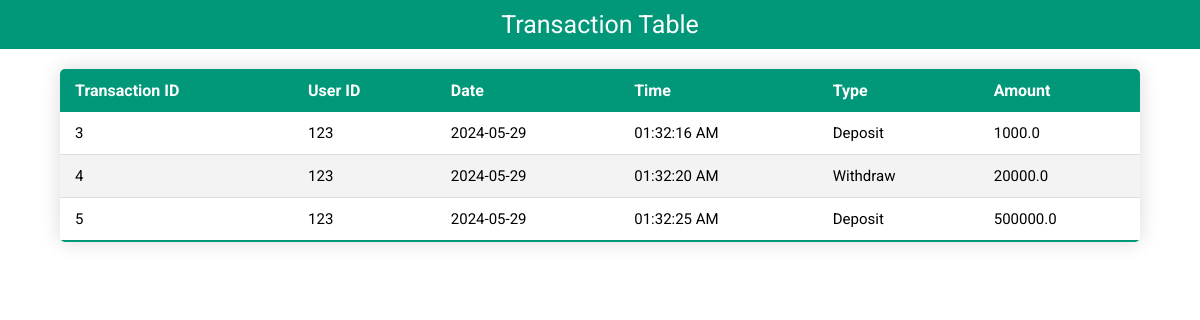
The app's page /table (signed in) with its own data.
### models.py (models this page shows)
class Transaction(db.Model):
    id = db.Column(db.Integer, primary_key=True)
    user_id = db.Column(db.Integer, db.ForeignKey('user.id'), nullable=False)
    balance = db.Column(db.Float, nullable=False, default=0)
    withdraw = db.Column(db.Float, nullable=False, default=0)
    deposit = db.Column(db.Float, nullable=False, default=0)
    date = db.Column(db.Date, nullable=False, default=datetime.now().date())
    time = db.Column(db.Time, nullable=False, default=datetime.now().time())

### routes.py (the view)
    @app.route('/table')
    def table():
        user_id = get_current_user_id()
        if user_id is None:
            return redirect(url_for('login'))
        transactions = Transaction.query.filter_by(user_id=user_id).all()
        return render_template('Table/index.html', transactions=transactions)

### routes.py (called while the page is built)
def get_current_user_id():
    user_id = session.get('user_id')
    if user_id:
        return user_id
    else:
        return None

def table_route(app, db):
    @app.route('/table')
    def table():
        user_id = get_current_user_id()
        if user_id is None:
            return redirect(url_for('login'))
        transactions = Transaction.query.filter_by(user_id=user_id).all()
        return render_template('Table/index.html', transactions=transactions)

### templates/Table/index.html (shortened to what this page needs)
<!DOCTYPE html>
<html>
<head>
    <link rel="stylesheet" type="text/css" href="{{ url_for('static', filename='Table/style/general.css') }}">
</head>
<body>
    <div class="container">
        <div class="title">Transaction Table</div>
        <div class="table_container">
            <table class="table_content">
                <thead>
                    <tr>
                        <th>Transaction ID</th>
                        <th>User ID</th>
                        <th>Date</th>
                        <th>Time</th>
                        <th>Type</th>
                        <th>Amount</th>
                    </tr>
                </thead>
                <tbody>
                    {% for transaction in transactions %}
                    <tr>
                        <td>{{ transaction.id }}</td>
                        <td>{{ transaction.user_id }}</td>
                        <td>{{ transaction.date.strftime('%Y-%m-%d') }}</td>
                        <td>{{ transaction.time.strftime('%H:%M:%S %p') }}</td>
                        <td>{{ 'Deposit' if transaction.deposit else 'Withdraw' }}</td>
                        <td>{{ transaction.deposit if transaction.deposit else transaction.withdraw }}</td>
                    </tr>
                    {% endfor %}
                </tbody>
            </table>
        </div>
    </div>
</body>
</html>

### static/Table/style/general.css (style rules this page uses)
body { font-family: Roboto, Arial, sans-serif; margin: 0; padding: 0; }
body.fade-in { opacity: 1; }
.container { width: 100%; display: flex; flex-direction: column; justify-content: center; align-items: center; margin: auto; }
.title { width: 100%; background: #009879; color: #fff; padding: 10px 0; text-align: center; font-size: 25px; }
.table_container { width: 90%; overflow-x: auto; padding: 20px; }
.table_content { border-collapse: collapse; width: 100%; border-radius: 5px; overflow: hidden; box-shadow: 0 0 20px rgba(0, 0, 0, 0.15); }
.table_content thead tr { background-color: #009879; color: #ffffff; text-align: left; font-weight: bold; }
.table_content th, .table_content td { padding: 12px 15px; }
.table_content td { font-size: 15px; }
.table_content tbody tr { border-bottom: 1px solid #dddddd; }
.table_content tbody tr:nth-of-type(even) { background-color: #f3f3f3; }
.table_content tbody tr:last-of-type { border-bottom: 2px solid #009879; }

### records on screen
Transaction: deposit "Deposit"
Transaction: deposit "Withdraw"
Transaction: deposit "Deposit"
